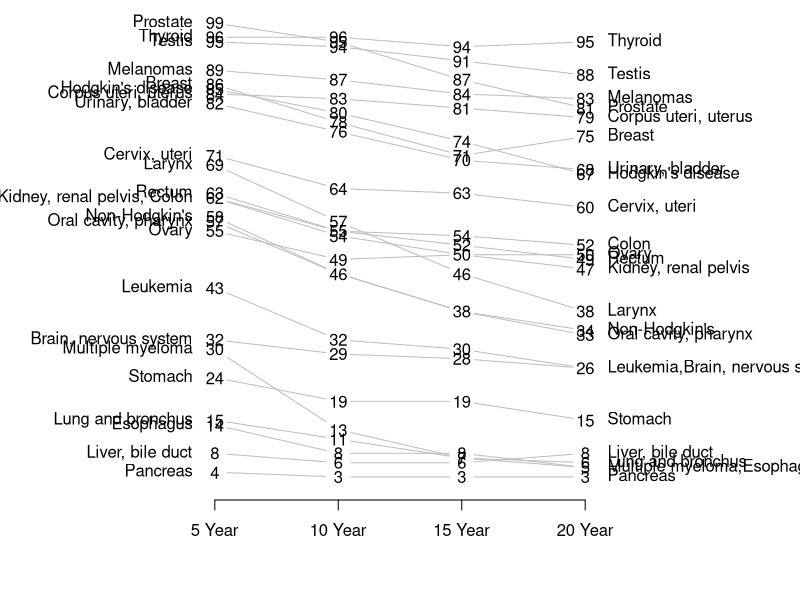

Source code (R):
# R Function to Draw Edward Tufte-style Slopeplots

# TODO:
## deal with overlapping numeric values: if more than one label falls at a position, offset based on rank() of the subsequent column values for those rows
## overlapping rownames (same algorithm as above, but hard code for 1st and 2nd value)


slopegraph <-
function(
df,
xlim = c(.5,ncol(df)+.5),
ylim = c(min(df)-diff(range(df))/100,max(df)+diff(range(df))/100),
main = NULL,
bty = 'n',
yaxt = 'n',
xaxt = 'n',
xlab = '',
ylab = '',
add.exp = NULL, # an expression to add something between drawing the blank canvas and adding the plot content (i.e., behind the slopegraph)
labels = names(df),
labpos.left = 2,
labpos.right = 4,
col.lines = par('fg'),
col.lab = par('fg'),
col.num = par('fg'),
col.xaxt = par('fg'),
offset.x = .1, # THIS DOESN'T SEEM TO WORK
offset.lab = .1,
cex.lab = 1,
cex.num = 1,
font.lab = 1,
font.num = 1,
lty = par("lty"),
lwd = par("lwd"),
mai = NULL,
...)
{
    if(ncol(df) < 2)
        stop('`df` must have at least two columns')
    # draw margins
    if(is.null(mai))
        par(mai=c(1, 0, if(is.null(main)) 0 else 1, 0))
    else
        par(mai=mai)
    
    plot(NA, y=NULL, xlim=xlim, ylim=ylim, main=main,
         bty=bty, yaxt=yaxt, xaxt=xaxt, xlab=xlab, ylab=ylab, ...)
    # optional expression
    if(!is.null(add.exp))
        eval(add.exp)
    
    # x-axis
    axis(1, 1:ncol(df), labels=labels, col=col.xaxt, col.ticks=col.xaxt)
    
    # left-side labels
    l <- df[,1] # I MAY WANT TO BIN THESE SO THAT CLOSE VALUES DON'T OVERLAP
    leftlabs <- lapply(split(rownames(df),l), paste, collapse=', ')
    text(1-offset.lab, as.numeric(names(leftlabs)),
         col=col.lab, leftlabs, pos=labpos.left, cex=cex.lab, font=font.lab)
    
    # right-side labels
    r <- df[,ncol(df)] # I MAY WANT TO BIN THESE SO THAT CLOSE VALUES DON'T OVERLAP
    rightlabs <- lapply(split(rownames(df),r), paste, collapse=',')
    text(ncol(df)+offset.lab, as.numeric(names(rightlabs)), 
         col=col.lab, rightlabs, pos=labpos.right, cex=cex.lab, font=font.lab)
    
    # numeric value labels
    # deal with duplicate value labels (i.e., not double printing anything)
    df2 <- do.call(cbind,lapply(df, function(y) {y[duplicated(y)] <- ''; y}))
    # print them
    apply(cbind(df,df2),1, function(y)
        text(1:ncol(df), as.numeric(y[1:ncol(df)]), y[(ncol(df)+1):(2*ncol(df))],
             col=col.num, cex=cex.num, font=font.num))
    
    # draw lines
    offset.x <- .1 # small offset for `segments`
    col.lines <- rep(col.lines, length.out=nrow(df))
    lty <- rep(lty, length.out=nrow(df))
    lwd <- rep(lwd, length.out=nrow(df))
    for(i in 1:nrow(df)){
        mapply(function(x1,y1,x2,y2,...){
            ysloped <- (y2-y1)*offset.x
            segments(x1+offset.x, if(y1==y2) y1 else (y1+ysloped),
                     x2-offset.x, if(y1==y2) y2 else (y2-ysloped),
                     col=col.lines[i],
                     lty=lty[i],
                     lwd=lwd[i]
                    )},
               1:(length(df[i,])-1), # x1-positions
               df[i,][-length(df[i,])], # y1-positions
               2:(length(df[i,])), # x2-positions
               df[i,][-1] # y2-positions
               )
    }
    
    # return invisibly
    invisible(NULL)
}


# EXAMPLE

## Tufte's original graph (to the correct scale)
cancer <- read.csv('tufte-cancer-survival-data.csv')
rownames(cancer) <- cancer[,1]
cancer <- cancer [,-1]
pdf('tufte-cancer-surival-plot.pdf',height=16, width=12)
slopegraph(cancer, col.line='gray', xlim=c(-.5,5.5), labels=c('5 Year','10 Year','15 Year','20 Year'))
dev.off()

